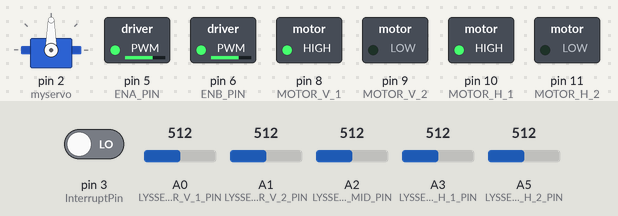
This sketch was run on a simulated Arduino Uno, built with avr-gcc and run on an emulated ATmega328P. Shown: servo, switched loads named in the sketch (green lamp = pin HIGH). The inputs (shaded band) are chosen by the test bench; at power-on: A0 (LYSSENSOR_V_1_PIN) = 512, pin 3 (InterruptPin) LOW, A1 (LYSSENSOR_V_2_PIN) = 512, A2 (LYSSENSOR_MID_PIN) = 512, A3 (LYSSENSOR_H_1_PIN) = 512, A5 (LYSSENSOR_H_2_PIN) = 512. What the sketch prints to the serial monitor is not drawn.

Above: at 1.2 s.
1.3 s: A0 (LYSSENSOR_V_1_PIN) set to 746
4.3 s: A0 (LYSSENSOR_V_1_PIN) set to 772
At 4.8 s:
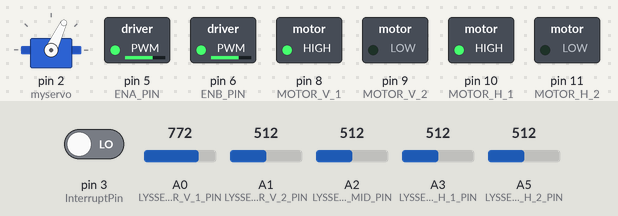
Timing chart, 0 to 7.3 s (numbered marks = the images above; inputs shaded):
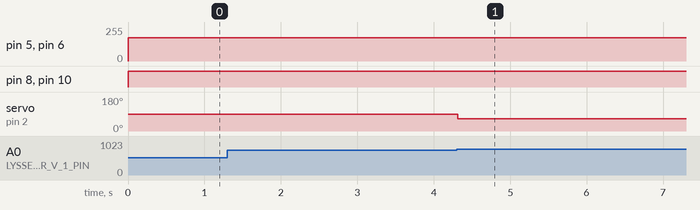

The sketch:

car-drive.ino
```cpp
#include <Servo.h>
#include <IRremote.h>   //bibliotek for IR mottaker

Servo myservo;

void stopRedLight();    //Funksjon som skal utføres for interrupt! Stopper bil ved rødt lys

int RECV_PIN = 4;      //mottaker koblet til å pinne 3
IRrecv irrecv(RECV_PIN);
decode_results results;
const byte InterruptPin = 3 ; //Interrupt signal må komme inn på pinne to. Splitter data-in signal fra IRmottaker som også går ned i pinnt 11.


unsigned char flag = 3;   //Variabel for sensorer på bil, forteller hvilken av sensorene som leser svart strek
unsigned char angle = 90;  //variabel vinkel/bil; sette motor til denne vinkel for å svinge slik at bilen holder seg på streken


#define ENA_PIN   5 // ENA til pin5
#define ENB_PIN   6// ENB til pin6
#define MOTOR_V_1 8 // MOTOR_L_1 til pin8
#define MOTOR_V_2 9 // MOTOR_L_1 til pin9
#define MOTOR_H_1 10 // MOTOR_R_1 til pin10
#define MOTOR_H_2 11 // MOTOR_R_1 til pin11

#define FORWARD 0  // Definerer at fremover = 0. Bilen kjører fremover
#define BACK    1 // Definerer at bakover= 0. Bilen kjører bakover

#define VINKEL_HOYRE_MAKS  115 // definerer ulike rotasjonsvinkler for servoen
#define VINKEL_HOYRE_HALV 107
#define VINKEL_VENSTRE_MAKS   65
#define VINKEL_VENSTRE_HALV  73
#define VINKEL_MIDT    90
// Setter servoen i riktig posisjon
#define LYSSENSOR_V_1_PIN  A0 // Linetracking sensor 1 på analog pinne A0
#define LYSSENSOR_V_2_PIN  A1 // Linetracking sensor 2 på analog pinne A1
#define LYSSENSOR_MID_PIN  A2 // Linetracking sensor 3 på analog pinne A2
#define LYSSENSOR_H_1_PIN A3 // Linetracking sensor 4 på analog pinne A3
#define LYSSENSOR_H_2_PIN A5 // Linetracking sensor 5 på analog pinne A5
#define SPEED 175 //Rotasjonshastighet til motoren

void setup()
{
  Serial.begin(9600);
  /* setter pinnene under som OUTPUT */
  pinMode(ENA_PIN, OUTPUT);
  pinMode(ENB_PIN, OUTPUT);
  pinMode(MOTOR_V_1, OUTPUT);
  pinMode(MOTOR_V_2, OUTPUT);
  pinMode(MOTOR_H_1, OUTPUT);
  pinMode(MOTOR_H_2, OUTPUT);

  myservo.attach(2);//servo kobles til pinne 3  %%%%%%%%%%%%%%%%%%%%%%%%%%%%%%%%%%%%%%%%%%%%%%%%%%%%%
  myservo.write(90);//setter utgangsposisjon til servo rett frem (90 grader)

  irrecv.enableIRIn(); // Start the reciever
  attachInterrupt(digitalPinToInterrupt(InterruptPin), stopRedLight, RISING) ;

}


//    V1    V2        MID      H2        H1
void loop()
{
  Serial.println("Starter voidloop");
  if (analogRead(LYSSENSOR_V_1_PIN) > 758) //Dersom Linetracking 1 sensor leser verdi mer enn 758
    flag = 1;
  else if (analogRead(LYSSENSOR_V_2_PIN) > 758) //Dersom Linetracking 2 sensor leser verdi mer enn 758
    flag = 2;
  else if (analogRead(LYSSENSOR_MID_PIN) > 758) //Dersom Linetracking 3 sensor leser verdi mer enn 758
    flag = 3;
  else if (analogRead(LYSSENSOR_H_2_PIN) > 758) //Dersom Linetracking 4 sensor leser verdi mer enn 758
    flag = 4;
  else if (analogRead(LYSSENSOR_H_1_PIN) > 758) //Dersom Linetracking 5 sensor leser verdi mer enn 758
    flag = 5;
  else
    flag = 6;

  switch (flag) //Finner riktig vinkel til motor for å kjøre tilbake til strek;
  {
    case 1: angle = VINKEL_VENSTRE_MAKS;   break;
    case 2: angle = VINKEL_VENSTRE_HALV;  break;
    case 3: angle = VINKEL_MIDT;     break;
    case 4: angle = VINKEL_HOYRE_HALV; break;
    case 5: angle = VINKEL_HOYRE_MAKS;  break;
    case 6: angle = angle;            break;
    default: break;
  }
  myservo.write(angle);//Vrir motoren til riktig vinkel (angle)
  CAR_move(FORWARD, SPEED, SPEED); //Servo kjører med hastighet 180
}

void CAR_move(unsigned char direction, unsigned char speed_left, unsigned char speed_right)
{
  // funksjonen trener RETNING, HASTIGHET (på begge motorer), denne hastigheten enabler også via ENA_PIN/ENB_PIN)

  switch (direction)
  {
    //bil kjører med hastighet 180
    case 0: digitalWrite(MOTOR_V_1, HIGH); //motorer beveger seg med klokken
      digitalWrite(MOTOR_V_2, LOW);
      digitalWrite(MOTOR_H_1, HIGH);
      digitalWrite(MOTOR_H_2, LOW); break;
    //car move back with speed 180
    case 1: digitalWrite(MOTOR_V_1, LOW); //motorer beveger seg mot klokken
      digitalWrite(MOTOR_V_2, HIGH);
      digitalWrite(MOTOR_H_1, LOW);
      digitalWrite(MOTOR_V_2, HIGH); break;
    default: break;
  }
  analogWrite(ENA_PIN, speed_left); //enable signal. Dersom speed_left er høy, tillat rotasjon på venstre motor.
  analogWrite(ENB_PIN, speed_right); //enable signal. Dersom speed_right er høy, tillat rotasjon på høyre motor.
}

void stopRedLight()   //Setter enable-pin til motorer LOW, slik at motorene stopper.
{
  analogWrite(ENA_PIN, LOW);
  analogWrite(ENB_PIN, LOW);

//  static bool slutt = false;
//  if (slutt) return;
//  else slutt = true;

//  myservo.write(90);

  if (irrecv.decode(&results))   // for å dekryptere og printe ut IR-signal i HEXA tall
  {
    Serial.println(results.value, HEX);     //skriver ut resultatverdi fra IR-mottaker i hexa-tall
    irrecv.resume();  // resume, (returner) og motta neste verdi
  }

}
```

Measured:
- the behaviour switches between 758 and 759 on A0 (LYSSENSOR_V_1_PIN) (found by bisection; images 0 and 1)
- after the input at 1.3 s, every drawn part: stays the same
- after the input at 4.3 s, servo on pin 2 (myservo): 90° → 65° at once
